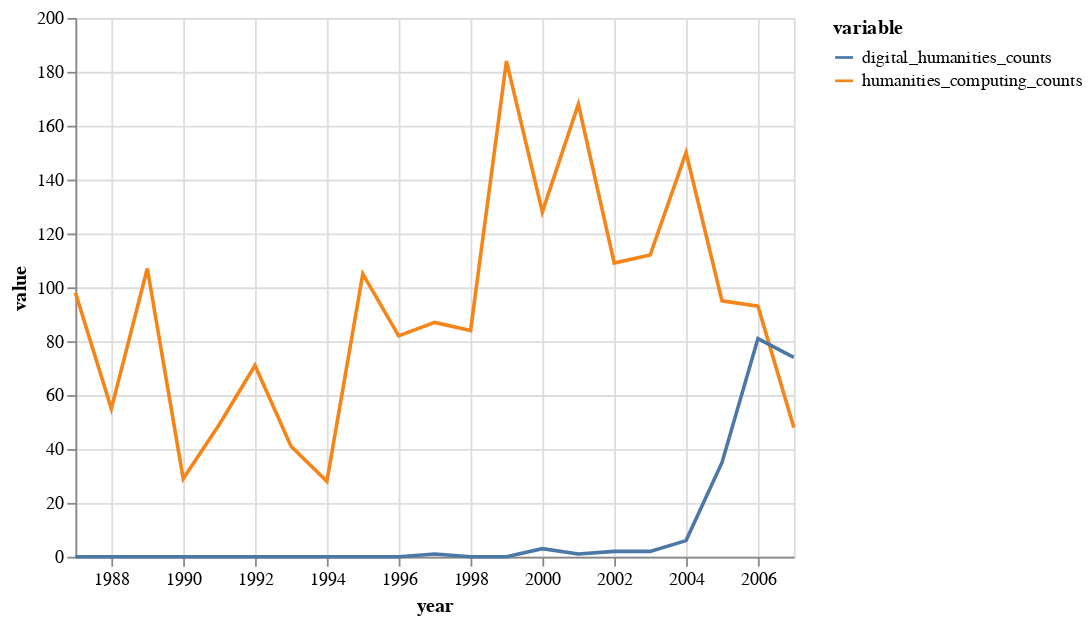

Notebook code for this chart:
### Code cell
# Here's our initial chart from Wednesday
alt.Chart(humanist_melted[humanist_melted.year.str.len() == 4]).mark_line().encode(
    x='year:T',
    y='value',
    color='variable'
)

### Figure 1 — Vega-Lite specification as saved in the notebook (floating-point values rounded to 4 significant figures)
{"config": {"view": {"continuousWidth": 400, "continuousHeight": 300}}, "data": {"name": "data-da521bd453e5e0e45ab1db34fdfb3de8"}, "mark": "line", "encoding": {"color": {"type": "nominal", "field": "variable"}, "x": {"type": "temporal", "field": "year"}, "y": {"type": "quantitative", "field": "value"}}, "$schema": "https://vega.github.io/schema/vega-lite/v4.8.1.json", "datasets": {"data-da521bd453e5e0e45ab1db34fdfb3de8": [{"dates": "1987-1988", "variable": "humanities_computing_counts", "value": 98, "year": "1987"}, {"dates": "1988-1989", "variable": "humanities_computing_counts", "value": 55, "year": "1988"}, {"dates": "1989-1990", "variable": "humanities_computing_counts", "value": 107, "year": "1989"}, {"dates": "1990-1991", "variable": "humanities_computing_counts", "value": 29, "year": "1990"}, {"dates": "1991-1992", "variable": "humanities_computing_counts", "value": 49, "year": "1991"}, {"dates": "1992-1993", "variable": "humanities_computing_counts", "value": 71, "year": "1992"}, {"dates": "1993-1994", "variable": "humanities_computing_counts", "value": 41, "year": "1993"}, {"dates": "1994-1995", "variable": "humanities_computing_counts", "value": 28, "year": "1994"}, {"dates": "1995-1996", "variable": "humanities_computing_counts", "value": 105, "year": "1995"}, {"dates": "1996-1997", "variable": "humanities_computing_counts", "value": 82, "year": "1996"}, {"dates": "1997-1998", "variable": "humanities_computing_counts", "value": 87, "year": "1997"}, {"dates": "1998-1999", "variable": "humanities_computing_counts", "value": 84, "year": "1998"}, {"dates": "1999-2000", "variable": "humanities_computing_counts", "value": 184, "year": "1999"}, {"dates": "2000-2001", "variable": "humanities_computing_counts", "value": 128, "year": "2000"}, {"dates": "2001-2002", "variable": "humanities_computing_counts", "value": 168, "year": "2001"}, {"dates": "2002-2003", "variable": "humanities_computing_counts", "value": 109, "year": "2002"}, {"dates": "2003-2004", "variable": "humanities_computing_counts", "value": 112, "year": "2003"}, {"dates": "2004-2005", "variable": "humanities_computing_counts", "value": 150, "year": "2004"}, {"dates": "2005-2006", "variable": "humanities_computing_counts", "value": 95, "year": "2005"}, {"dates": "2006-2007", "variable": "humanities_computing_counts", "value": 93, "year": "2006"}, {"dates": "2007-2008", "variable": "humanities_computing_counts", "value": 48, "year": "2007"}, {"dates": "1987-1988", "variable": "digital_humanities_counts", "value": 0, "year": "1987"}, {"dates": "1988-1989", "variable": "digital_humanities_counts", "value": 0, "year": "1988"}, {"dates": "1989-1990", "variable": "digital_humanities_counts", "value": 0, "year": "1989"}, {"dates": "1990-1991", "variable": "digital_humanities_counts", "value": 0, "year": "1990"}, {"dates": "1991-1992", "variable": "digital_humanities_counts", "value": 0, "year": "1991"}, {"dates": "1992-1993", "variable": "digital_humanities_counts", "value": 0, "year": "1992"}, {"dates": "1993-1994", "variable": "digital_humanities_counts", "value": 0, "year": "1993"}, {"dates": "1994-1995", "variable": "digital_humanities_counts", "value": 0, "year": "1994"}, {"dates": "1995-1996", "variable": "digital_humanities_counts", "value": 0, "year": "1995"}, {"dates": "1996-1997", "variable": "digital_humanities_counts", "value": 0, "year": "1996"}, {"dates": "1997-1998", "variable": "digital_humanities_counts", "value": 1, "year": "1997"}, {"dates": "1998-1999", "variable": "digital_humanities_counts", "value": 0, "year": "1998"}, {"dates": "1999-2000", "variable": "digital_humanities_counts", "value": 0, "year": "1999"}, {"dates": "2000-2001", "variable": "digital_humanities_counts", "value": 3, "year": "2000"}, {"dates": "2001-2002", "variable": "digital_humanities_counts", "value": 1, "year": "2001"}, {"dates": "2002-2003", "variable": "digital_humanities_counts", "value": 2, "year": "2002"}, {"dates": "2003-2004", "variable": "digital_humanities_counts", "value": 2, "year": "2003"}, {"dates": "2004-2005", "variable": "digital_humanities_counts", "value": 6, "year": "2004"}, {"dates": "2005-2006", "variable": "digital_humanities_counts", "value": 35, "year": "2005"}, {"dates": "2006-2007", "variable": "digital_humanities_counts", "value": 81, "year": "2006"}, {"dates": "2007-2008", "variable": "digital_humanities_counts", "value": 74, "year": "2007"}]}}
